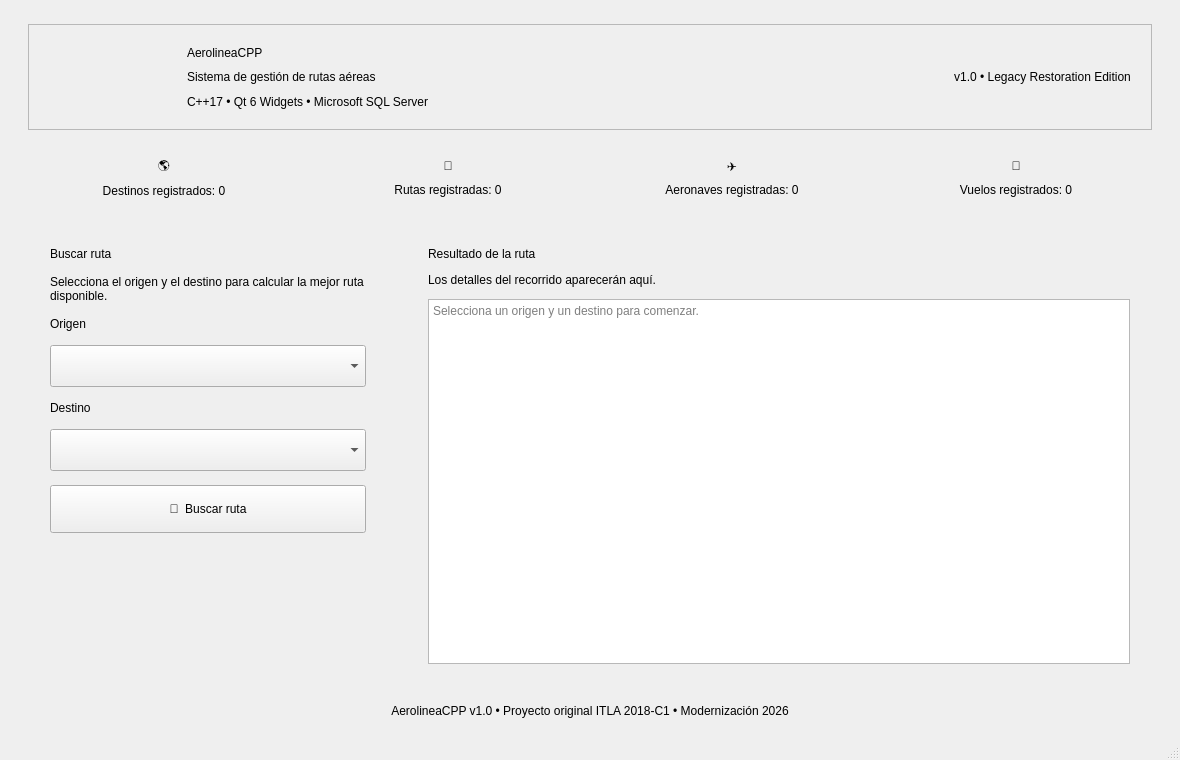
<?xml version="1.0" encoding="UTF-8"?>
<ui version="4.0">
 <class>MainWindow</class>
 <widget class="QMainWindow" name="MainWindow">
  <property name="geometry">
   <rect>
    <x>0</x>
    <y>0</y>
    <width>1180</width>
    <height>760</height>
   </rect>
  </property>
  <property name="minimumSize">
   <size>
    <width>960</width>
    <height>650</height>
   </size>
  </property>
  <property name="windowTitle">
   <string>AerolineaCPP - Sistema de Rutas</string>
  </property>
  <widget class="QWidget" name="centralwidget">
   <layout class="QVBoxLayout" name="rootLayout">
    <property name="leftMargin">
     <number>28</number>
    </property>
    <property name="topMargin">
     <number>24</number>
    </property>
    <property name="rightMargin">
     <number>28</number>
    </property>
    <property name="bottomMargin">
     <number>20</number>
    </property>
    <property name="spacing">
     <number>18</number>
    </property>
    <item>
     <widget class="QFrame" name="headerFrame">
      <property name="frameShape">
       <enum>QFrame::StyledPanel</enum>
      </property>
      <layout class="QHBoxLayout" name="headerLayout">
       <property name="leftMargin"><number>20</number></property>
       <property name="topMargin"><number>16</number></property>
       <property name="rightMargin"><number>20</number></property>
       <property name="bottomMargin"><number>16</number></property>
       <property name="spacing"><number>18</number></property>
       <item>
        <widget class="QLabel" name="lblBrandLogo">
         <property name="minimumSize"><size><width>120</width><height>72</height></size></property>
         <property name="maximumSize"><size><width>150</width><height>90</height></size></property>
         <property name="text"><string/></property>
         <property name="alignment"><set>Qt::AlignCenter</set></property>
        </widget>
       </item>
       <item>
        <layout class="QVBoxLayout" name="titleLayout">
         <property name="spacing"><number>2</number></property>
         <item>
          <widget class="QLabel" name="lblTitulo">
           <property name="text"><string>AerolineaCPP</string></property>
          </widget>
         </item>
         <item>
          <widget class="QLabel" name="lblSubtitulo">
           <property name="text"><string>Sistema de gestión de rutas aéreas</string></property>
          </widget>
         </item>
         <item>
          <widget class="QLabel" name="lblTecnologias">
           <property name="text"><string>C++17 • Qt 6 Widgets • Microsoft SQL Server</string></property>
          </widget>
         </item>
        </layout>
       </item>
       <item>
        <spacer name="headerSpacer">
         <property name="orientation"><enum>Qt::Horizontal</enum></property>
         <property name="sizeHint" stdset="0"><size><width>40</width><height>20</height></size></property>
        </spacer>
       </item>
       <item>
        <widget class="QLabel" name="lblVersionBadge">
         <property name="text"><string>v1.0 • Legacy Restoration Edition</string></property>
         <property name="alignment"><set>Qt::AlignCenter</set></property>
        </widget>
       </item>
      </layout>
     </widget>
    </item>
    <item>
     <layout class="QHBoxLayout" name="metricsLayout">
      <property name="spacing"><number>12</number></property>
      <item>
       <widget class="QFrame" name="cardDestinos">
        <layout class="QVBoxLayout" name="cardDestinosLayout">
         <item><widget class="QLabel" name="lblDestinosIcon"><property name="text"><string>🌎</string></property><property name="alignment"><set>Qt::AlignCenter</set></property></widget></item>
         <item><widget class="QLabel" name="lblTotalDestinos"><property name="text"><string>Destinos registrados: 0</string></property><property name="alignment"><set>Qt::AlignCenter</set></property></widget></item>
        </layout>
       </widget>
      </item>
      <item>
       <widget class="QFrame" name="cardRutas">
        <layout class="QVBoxLayout" name="cardRutasLayout">
         <item><widget class="QLabel" name="lblRutasIcon"><property name="text"><string>🛫</string></property><property name="alignment"><set>Qt::AlignCenter</set></property></widget></item>
         <item><widget class="QLabel" name="lblTotalRutas"><property name="text"><string>Rutas registradas: 0</string></property><property name="alignment"><set>Qt::AlignCenter</set></property></widget></item>
        </layout>
       </widget>
      </item>
      <item>
       <widget class="QFrame" name="cardAeronaves">
        <layout class="QVBoxLayout" name="cardAeronavesLayout">
         <item><widget class="QLabel" name="lblAeronavesIcon"><property name="text"><string>✈️</string></property><property name="alignment"><set>Qt::AlignCenter</set></property></widget></item>
         <item><widget class="QLabel" name="lblTotalAeronaves"><property name="text"><string>Aeronaves registradas: 0</string></property><property name="alignment"><set>Qt::AlignCenter</set></property></widget></item>
        </layout>
       </widget>
      </item>
      <item>
       <widget class="QFrame" name="cardVuelos">
        <layout class="QVBoxLayout" name="cardVuelosLayout">
         <item><widget class="QLabel" name="lblVuelosIcon"><property name="text"><string>🎫</string></property><property name="alignment"><set>Qt::AlignCenter</set></property></widget></item>
         <item><widget class="QLabel" name="lblTotalVuelos"><property name="text"><string>Vuelos registrados: 0</string></property><property name="alignment"><set>Qt::AlignCenter</set></property></widget></item>
        </layout>
       </widget>
      </item>
     </layout>
    </item>
    <item>
     <layout class="QHBoxLayout" name="contentLayout">
      <property name="spacing"><number>18</number></property>
      <item>
       <widget class="QFrame" name="searchFrame">
        <property name="minimumSize"><size><width>360</width><height>360</height></size></property>
        <layout class="QVBoxLayout" name="searchLayout">
         <property name="leftMargin"><number>22</number></property>
         <property name="topMargin"><number>22</number></property>
         <property name="rightMargin"><number>22</number></property>
         <property name="bottomMargin"><number>22</number></property>
         <property name="spacing"><number>14</number></property>
         <item><widget class="QLabel" name="lblBuscarTitulo"><property name="text"><string>Buscar ruta</string></property></widget></item>
         <item><widget class="QLabel" name="lblBuscarDescripcion"><property name="text"><string>Selecciona el origen y el destino para calcular la mejor ruta disponible.</string></property><property name="wordWrap"><bool>true</bool></property></widget></item>
         <item><widget class="QLabel" name="lblOrigen"><property name="text"><string>Origen</string></property></widget></item>
         <item><widget class="QComboBox" name="cmbOrigen"><property name="minimumSize"><size><width>0</width><height>42</height></size></property></widget></item>
         <item><widget class="QLabel" name="lblDestino"><property name="text"><string>Destino</string></property></widget></item>
         <item><widget class="QComboBox" name="cmbDestino"><property name="minimumSize"><size><width>0</width><height>42</height></size></property></widget></item>
         <item><widget class="QPushButton" name="btnBuscar"><property name="minimumSize"><size><width>0</width><height>48</height></size></property><property name="text"><string>🔎  Buscar ruta</string></property></widget></item>
         <item><spacer name="searchSpacer"><property name="orientation"><enum>Qt::Vertical</enum></property><property name="sizeHint" stdset="0"><size><width>20</width><height>40</height></size></property></spacer></item>
        </layout>
       </widget>
      </item>
      <item>
       <widget class="QFrame" name="resultFrame">
        <layout class="QVBoxLayout" name="resultLayout">
         <property name="leftMargin"><number>22</number></property>
         <property name="topMargin"><number>22</number></property>
         <property name="rightMargin"><number>22</number></property>
         <property name="bottomMargin"><number>22</number></property>
         <property name="spacing"><number>12</number></property>
         <item><widget class="QLabel" name="lblResultado"><property name="text"><string>Resultado de la ruta</string></property></widget></item>
         <item><widget class="QLabel" name="lblResultadoHint"><property name="text"><string>Los detalles del recorrido aparecerán aquí.</string></property></widget></item>
         <item><widget class="QPlainTextEdit" name="txtResultado"><property name="readOnly"><bool>true</bool></property><property name="placeholderText"><string>Selecciona un origen y un destino para comenzar.</string></property></widget></item>
        </layout>
       </widget>
      </item>
     </layout>
    </item>
    <item>
     <widget class="QLabel" name="lblFooter">
      <property name="text"><string>AerolineaCPP v1.0 • Proyecto original ITLA 2018-C1 • Modernización 2026</string></property>
      <property name="alignment"><set>Qt::AlignCenter</set></property>
     </widget>
    </item>
   </layout>
  </widget>
  <widget class="QMenuBar" name="menubar"/>
  <widget class="QStatusBar" name="statusbar"/>
 </widget>
 <resources/>
 <connections/>
</ui>
